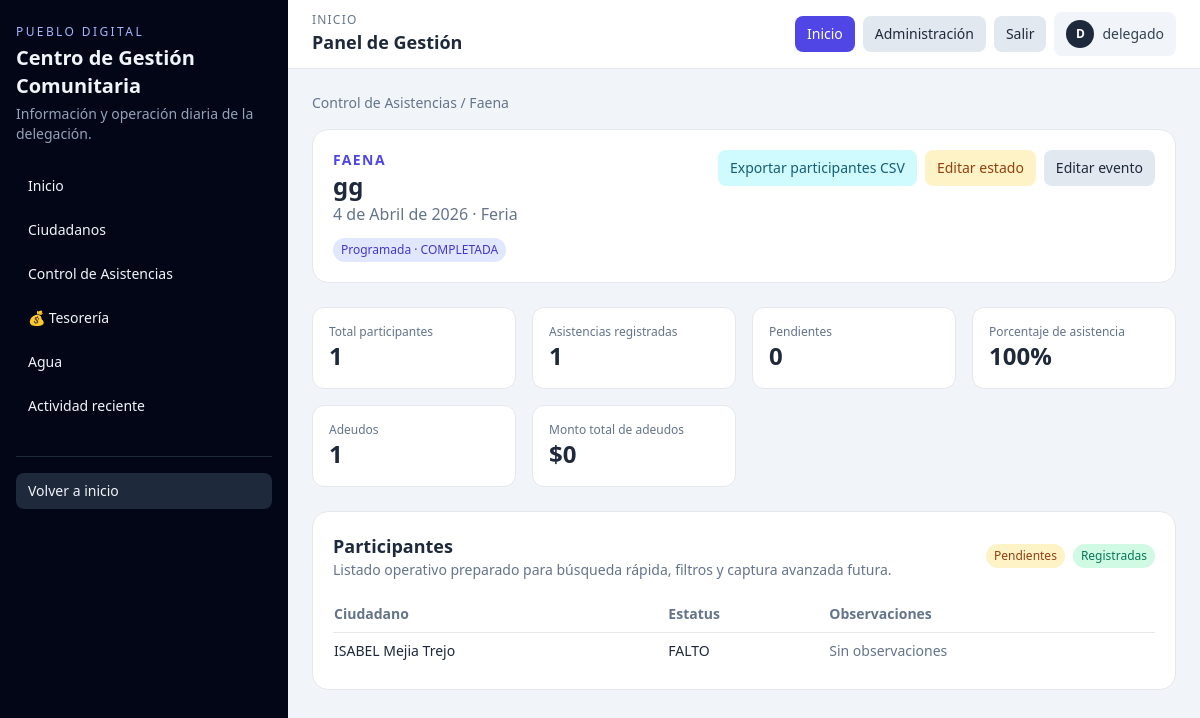
The page /control-asistencias/faena/1/ (signed in) on the database its author committed.
### apps/operacion/models.py (models this page shows, shortened)
class Faena(TimeStampedModel):
    class Estados(models.TextChoices):
        PROGRAMADA = 'PROGRAMADA', 'Programada'
        REALIZADA = 'REALIZADA', 'Realizada'
        CANCELADA = 'CANCELADA', 'Cancelada'
    comite = models.ForeignKey(Comite, on_delete=models.CASCADE, related_name='faenas')
    fecha = models.DateField()
    descripcion = models.CharField(max_length=200)
    estado = models.CharField(max_length=20, choices=Estados.choices, default=Estados.PROGRAMADA)
    notas = models.TextField(blank=True)
    class Meta:
        verbose_name = '🛠️ Faena'
        verbose_name_plural = '🛠️ Faenas'
        ordering = ['-fecha']

class RegistroFaena(TimeStampedModel):
    class Estatus(models.TextChoices):
        PENDIENTE = 'PENDIENTE', 'Pendiente'
        ASISTIO = 'ASISTIO', 'Asistió'
        FALTO = 'FALTO', 'Faltó'
        JUSTIFICADO = 'JUSTIFICADO', 'Justificado'
    faena = models.ForeignKey(Faena, on_delete=models.CASCADE, related_name='registros')
    ciudadano = models.ForeignKey(Ciudadano, on_delete=models.CASCADE, related_name='registros_faena')
    estatus = models.CharField(max_length=20, choices=Estatus.choices, default=Estatus.PENDIENTE)
    genera_adeudo = models.BooleanField(default=False)
    monto_adeudo = models.DecimalField(max_digits=10, decimal_places=2, default=0)
    observaciones = models.TextField(blank=True)
    class Meta:
        verbose_name = 'Registro de faena'
        verbose_name_plural = 'Registros de faena'
        unique_together = ('faena', 'ciudadano')

### apps/comites/models.py (models this page shows, shortened)
class Comite(TimeStampedModel):
    class Tipos(models.TextChoices):
        AGUA = 'AGUA', 'Agua'
        FERIA = 'FERIA', 'Feria'
        IGLESIA = 'IGLESIA', 'Iglesia'
        DELEGACION = 'DELEGACION', 'Delegación'
    nombre = models.CharField(max_length=100, unique=True)
    tipo = models.CharField(max_length=20, choices=Tipos.choices, default=Tipos.DELEGACION)
    activo = models.BooleanField(default=True)
    descripcion = models.TextField(blank=True)
    class Meta:
        verbose_name = '🏛️ Comité'
        verbose_name_plural = '🏛️ Comités'
        ordering = ['nombre']

### apps/core/models.py (models this page shows, shortened)
class TimeStampedModel(models.Model):
    created_at = models.DateTimeField(auto_now_add=True, verbose_name='Creado')
    updated_at = models.DateTimeField(auto_now=True, verbose_name='Actualizado')
    class Meta:
        abstract = True

class Ciudadano(TimeStampedModel):
    nombre = models.CharField(max_length=100)
    apellido_paterno = models.CharField(max_length=100)
    apellido_materno = models.CharField(max_length=100, blank=True)
    edad = models.PositiveSmallIntegerField()
    fecha_nacimiento = models.DateField(null=True, blank=True)
    telefono = models.CharField(max_length=20, blank=True)
    direccion = models.TextField(blank=True)
    activo = models.BooleanField(default=True)
    observaciones = models.TextField(blank=True)
    class Meta:
        verbose_name = '🧑 Ciudadano'
        verbose_name_plural = '🧑 Ciudadanos'
        ordering = ['apellido_paterno', 'apellido_materno', 'nombre']
        indexes = [
            models.Index(fields=['edad']),
            models.Index(fields=['apellido_paterno', 'apellido_materno', 'nombre']),
        ]
    @property
    def nombre_completo(self):
        return f"{self.nombre} {self.apellido_paterno} {self.apellido_materno}".strip()

### apps/core/views.py (the view)
# urls.py: path('control-asistencias/faena/<int:faena_id>/', control_asistencias_faena_detalle, name='control_asistencias_faena_detalle'),
@login_required
def control_asistencias_faena_detalle(request, faena_id):
    faena = get_object_or_404(Faena.objects.select_related("comite"), pk=faena_id)
    context = _event_detail_context(faena, faena.registros.all(), "Faena", faena.descripcion)
    context["admin_change_url"] = reverse("editar_faena_operativa", args=[faena.pk])
    context["capture_url"] = reverse("captura_asistencia_faena", args=[faena.pk])
    context["sequential_capture_url"] = reverse("captura_asistencia_secuencial_faena", args=[faena.pk])
    context["estado_edit_url"] = reverse("editar_estado_evento", args=["faena", faena.pk])
    context["export_csv_url"] = reverse("exportar_participantes_faena_csv", args=[faena.pk])
    return render(request, "dashboard/control_asistencias_detalle.html", context)

### templates/dashboard/control_asistencias_detalle.html (shortened to what this page needs)
{% extends 'dashboard/base_dashboard.html' %}
{% block content %}
<nav class="text-sm mb-4 text-slate-500"><a href="{% url 'control_asistencias' %}">Control de Asistencias</a> / <span>{{ event_type }}</span></nav>
<section class="bg-white rounded-2xl border p-4 md:p-5 mb-6">
  <div class="flex flex-wrap items-start justify-between gap-3">
    <div>
      <p class="text-sm uppercase tracking-widest text-indigo-600 font-semibold">{{ event_type }}</p>
      <h3 class="text-2xl font-bold">{{ description }}</h3>
      <p class="text-slate-500">{{ event.fecha }} · {{ event.comite.nombre }}{% if event.lugar %} · {{ event.lugar }}{% endif %}</p>
      <span class="inline-block mt-3 text-xs px-2 py-1 rounded-full bg-indigo-100 text-indigo-700">{{ event.get_estado_display }} · {{ estado_operacional }}</span>
    </div>
    <div class="flex flex-wrap gap-2 text-sm">
      {% if metricas.total_participantes %}<a href="{{ export_csv_url }}" class="px-3 py-2 rounded-lg bg-cyan-100 text-cyan-800">Exportar participantes CSV</a>{% else %}<span class="px-3 py-2 rounded-lg bg-slate-100 text-slate-400 cursor-not-allowed" title="No hay participantes para exportar">Exportar participantes CSV</span>{% endif %}
      <a href="{{ estado_edit_url }}" class="px-3 py-2 rounded-lg bg-amber-100 text-amber-800">Editar estado</a>
      <a href="{{ admin_change_url }}" class="px-3 py-2 rounded-lg bg-slate-200">Editar evento</a>
    </div>
  </div>
</section>
<section class="grid md:grid-cols-4 gap-4 mb-6">
  <article class="bg-white p-4 rounded-xl border"><p class="text-xs text-slate-500">Total participantes</p><p class="text-2xl font-bold">{{ metricas.total_participantes }}</p></article>
  <article class="bg-white p-4 rounded-xl border"><p class="text-xs text-slate-500">Asistencias registradas</p><p class="text-2xl font-bold">{{ metricas.asistencias_registradas }}</p></article>
  <article class="bg-white p-4 rounded-xl border"><p class="text-xs text-slate-500">Pendientes</p><p class="text-2xl font-bold">{{ metricas.pendientes }}</p></article>
  <article class="bg-white p-4 rounded-xl border"><p class="text-xs text-slate-500">Porcentaje de asistencia</p><p class="text-2xl font-bold">{{ metricas.porcentaje_asistencia }}%</p></article>
  <article class="bg-white p-4 rounded-xl border"><p class="text-xs text-slate-500">Adeudos</p><p class="text-2xl font-bold">{{ metricas.cantidad_adeudos }}</p></article>
  <article class="bg-white p-4 rounded-xl border"><p class="text-xs text-slate-500">Monto total de adeudos</p><p class="text-2xl font-bold">${{ metricas.monto_total_adeudos }}</p></article>
</section>
<section class="bg-white rounded-2xl border p-4 md:p-5">
  <div class="flex flex-wrap items-center justify-between gap-3 mb-4">
    <div>
      <h4 class="font-semibold text-lg">Participantes</h4>
      <p class="text-sm text-slate-500">Listado operativo preparado para búsqueda rápida, filtros y captura avanzada futura.</p>
    </div>
    <div class="flex flex-wrap gap-2 text-xs">
      <span class="px-2 py-1 rounded-full bg-amber-100 text-amber-800">Pendientes</span>
      <span class="px-2 py-1 rounded-full bg-emerald-100 text-emerald-700">Registradas</span>
    </div>
  </div>
  <div class="overflow-x-auto">
    <table class="min-w-full text-sm">
      <thead class="text-left text-slate-500 border-b"><tr><th class="py-2 pr-3">Ciudadano</th><th class="py-2 pr-3">Estatus</th><th class="py-2 pr-3">Observaciones</th></tr></thead>
      <tbody class="divide-y">
        {% for registro in participantes %}
          <tr>
            <td class="py-2 pr-3 font-medium">{{ registro.ciudadano.nombre_completo }}</td>
            <td class="py-2 pr-3">{{ registro.estatus }}</td>
            <td class="py-2 pr-3 text-slate-500">{{ registro.observaciones|default:'Sin observaciones' }}</td>
          </tr>
        {% empty %}
          <tr><td colspan="3" class="py-4 text-slate-500">Este evento aún no tiene participantes generados.</td></tr>
        {% endfor %}
      </tbody>
    </table>
  </div>
</section>
{% endblock %}

### templates/dashboard/base_dashboard.html (shortened to what this page needs)
<!doctype html>
<html lang="es">
<head>
  <script src="https://cdn.tailwindcss.com"></script>
</head>
<body class="bg-slate-100 text-slate-800 min-h-screen">
  <div class="min-h-screen lg:flex">
    <aside class="w-full lg:w-72 bg-slate-950 text-slate-100 px-4 py-5 lg:py-6">
      <p class="text-xs uppercase tracking-[.2em] text-indigo-300">Pueblo Digital</p>
      <h1 class="text-xl font-semibold mt-1">Centro de Gestión Comunitaria</h1>
      <p class="text-sm text-slate-400 mt-1">Información y operación diaria de la delegación.</p>
      <nav class="mt-6 space-y-2 text-sm">
        <a href="{% url 'dashboard_operativo' %}" class="block rounded-lg px-3 py-2 {% if request.resolver_match.url_name == 'dashboard_operativo' %}bg-slate-800{% else %}hover:bg-slate-800{% endif %}">Inicio</a>
        <a href="{% url 'padron_ciudadanos' %}" class="block rounded-lg px-3 py-2 {% if request.resolver_match.url_name == 'padron_ciudadanos' %}bg-slate-800{% else %}hover:bg-slate-800{% endif %}">Ciudadanos</a>
        <a href="{% url 'control_asistencias' %}" class="block rounded-lg px-3 py-2 {% if request.resolver_match.url_name == 'control_asistencias' %}bg-slate-800{% else %}hover:bg-slate-800{% endif %}">Control de Asistencias</a>
        <a href="{% url 'tesoreria_operativa' %}" class="block rounded-lg px-3 py-2 {% if 'tesoreria' in request.resolver_match.url_name or request.resolver_match.url_name == 'acreditar_obligacion' %}bg-slate-800{% else %}hover:bg-slate-800{% endif %}">💰 Tesorería</a>
        <a href="{% url 'control_agua' %}" class="block rounded-lg px-3 py-2 {% if request.resolver_match.url_name == 'control_agua' %}bg-slate-800{% else %}hover:bg-slate-800{% endif %}">Agua</a>
        <a href="#actividad-reciente" class="block rounded-lg px-3 py-2 hover:bg-slate-800">Actividad reciente</a>
      </nav>
      <div class="mt-8 border-t border-slate-800 pt-4 space-y-2 text-sm">
        <a href="/" class="block rounded-lg px-3 py-2 bg-slate-800">Volver a inicio</a>
      </div>
    </aside>
    <section class="flex-1 min-w-0">
      <header class="bg-white border-b sticky top-0 z-10">
        <div class="px-4 py-3 md:px-6 flex flex-wrap gap-3 items-center justify-between">
          <div>
            <p class="text-xs uppercase tracking-widest text-slate-500">Inicio</p>
            <h2 class="font-semibold text-lg">Panel de Gestión</h2>
          </div>
          <nav class="flex items-center gap-2 text-sm">
            <a class="px-3 py-2 rounded-lg bg-indigo-600 text-white" href="{% url 'dashboard_operativo' %}">Inicio</a>
            <a class="px-3 py-2 rounded-lg bg-slate-200" href="/admin/">Administración</a>
            <a class="px-3 py-2 rounded-lg bg-slate-200" href="/logout/">Salir</a>
            <span class="inline-flex items-center gap-2 px-3 py-2 rounded-lg bg-slate-100 text-slate-700">
              <span class="flex h-7 w-7 items-center justify-center rounded-full bg-slate-800 text-xs font-semibold text-white" aria-hidden="true">
                {{ request.user.get_username|first|upper }}
              </span>
              <span class="font-medium">{{ request.user.get_full_name|default:request.user.get_username }}</span>
            </span>
          </nav>
        </div>
      </header>
      <main class="px-4 md:px-6 py-6">
        {% block content %}{% endblock %}
      </main>
    </section>
  </div>
</body>
</html>

### rows shown on the page
Faena: descripcion "gg", fecha "4 de Abril de 2026", comite.nombre "Feria", estado "Programada"
RegistroFaena: ciudadano.nombre_completo "ISABEL Mejia Trejo", estatus "FALTO", observaciones "Sin observaciones"

### other values the page prints
{{ request.user.get_username|first|upper }} "D"
{{ request.user.get_full_name|default:request.user.get_username }} "delegado"
{{ event_type }} "Faena"
{{ event_type }} "FAENA"
{{ estado_operacional }} "COMPLETADA"
{{ metricas.total_participantes }} "1"
{{ metricas.asistencias_registradas }} "1"
{{ metricas.pendientes }} "0"
{{ metricas.porcentaje_asistencia }} "100"
{{ metricas.cantidad_adeudos }} "1"
{{ metricas.monto_total_adeudos }} "0"
